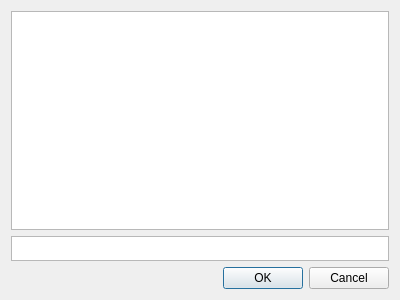
<?xml version="1.0" encoding="UTF-8"?>
<ui version="4.0">
 <class>dialog_network_stream_selection</class>
 <widget class="QDialog" name="dialog_network_stream_selection">
  <property name="geometry">
   <rect>
    <x>0</x>
    <y>0</y>
    <width>400</width>
    <height>300</height>
   </rect>
  </property>
  <property name="windowTitle">
   <string>Dialog</string>
  </property>
  <layout class="QGridLayout" name="gridLayout_2">
   <item row="0" column="0">
    <layout class="QGridLayout" name="gridLayout">
     <item row="1" column="0">
      <widget class="QPlainTextEdit" name="txt_url_entry">
       <property name="maximumSize">
        <size>
         <width>16777215</width>
         <height>25</height>
        </size>
       </property>
      </widget>
     </item>
     <item row="0" column="0">
      <widget class="QListWidget" name="list_url_history"/>
     </item>
    </layout>
   </item>
   <item row="1" column="0">
    <widget class="QDialogButtonBox" name="buttonBox">
     <property name="orientation">
      <enum>Qt::Horizontal</enum>
     </property>
     <property name="standardButtons">
      <set>QDialogButtonBox::Cancel|QDialogButtonBox::Ok</set>
     </property>
    </widget>
   </item>
  </layout>
 </widget>
 <resources/>
 <connections>
  <connection>
   <sender>buttonBox</sender>
   <signal>accepted()</signal>
   <receiver>dialog_network_stream_selection</receiver>
   <slot>accept()</slot>
   <hints>
    <hint type="sourcelabel">
     <x>248</x>
     <y>254</y>
    </hint>
    <hint type="destinationlabel">
     <x>157</x>
     <y>274</y>
    </hint>
   </hints>
  </connection>
  <connection>
   <sender>buttonBox</sender>
   <signal>rejected()</signal>
   <receiver>dialog_network_stream_selection</receiver>
   <slot>reject()</slot>
   <hints>
    <hint type="sourcelabel">
     <x>316</x>
     <y>260</y>
    </hint>
    <hint type="destinationlabel">
     <x>286</x>
     <y>274</y>
    </hint>
   </hints>
  </connection>
 </connections>
</ui>
